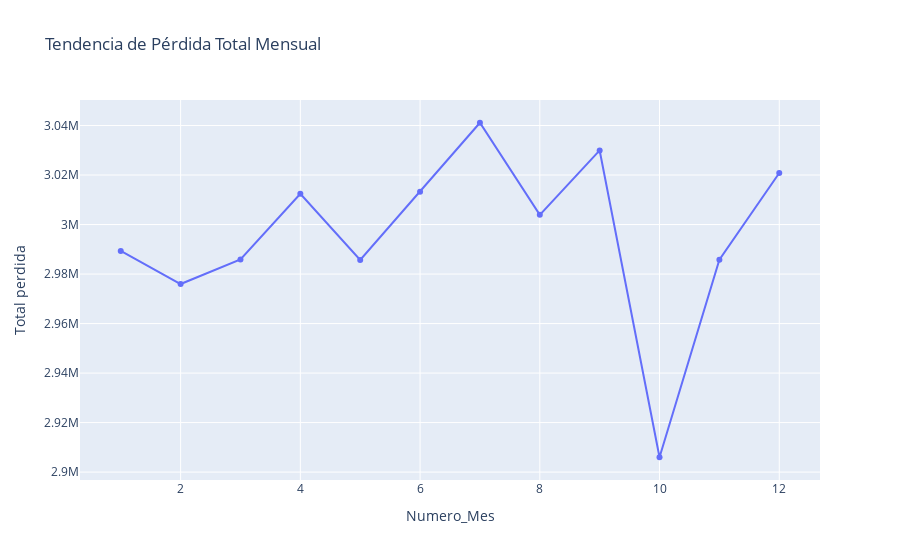

The notebook cell saved with this chart:
### Code cell
# Tendencia de Total Pérdida
fig_perdida = px.line(monthly_summary, x='Numero_Mes', y='Total perdida', title='Tendencia de Pérdida Total Mensual', markers=True)
fig_perdida.show()

### Figure 1 — Plotly figure (JSON) as saved in the notebook; plotly's stock layout.template omitted (floating-point values rounded to 4 significant figures)
{"data": [{"hovertemplate": "Numero_Mes=%{x}<br>Total perdida=%{y}<extra></extra>", "legendgroup": "", "line": {"color": "#636efa", "dash": "solid"}, "marker": {"symbol": "circle"}, "mode": "lines+markers", "name": "", "orientation": "v", "showlegend": false, "type": "scatter", "x": [1, 2, 3, 4, 5, 6, 7, 8, 9, 10, 11, 12], "xaxis": "x", "y": [2989352, 2975969, 2985872, 3012400, 2985720, 3013265, 3041118, 3003929, 3029932, 2905999, 2985763, 3020820], "yaxis": "y"}], "layout": {"legend": {"tracegroupgap": 0}, "title": {"text": "Tendencia de Pérdida Total Mensual"}, "xaxis": {"anchor": "y", "domain": [0, 1], "title": {"text": "Numero_Mes"}}, "yaxis": {"anchor": "x", "domain": [0, 1], "title": {"text": "Total perdida"}}}}
